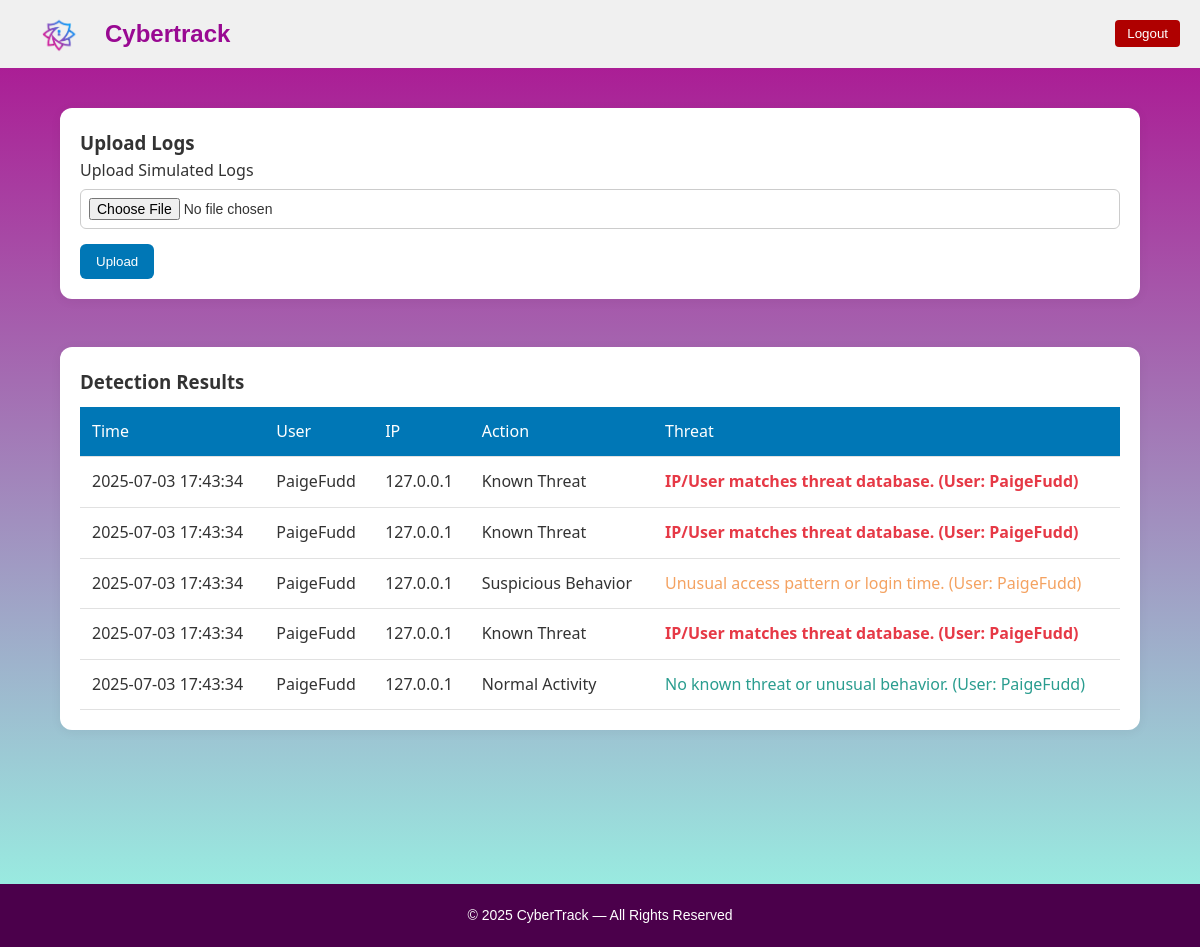
/ (signed in), run on an earlier commit of the app's database.
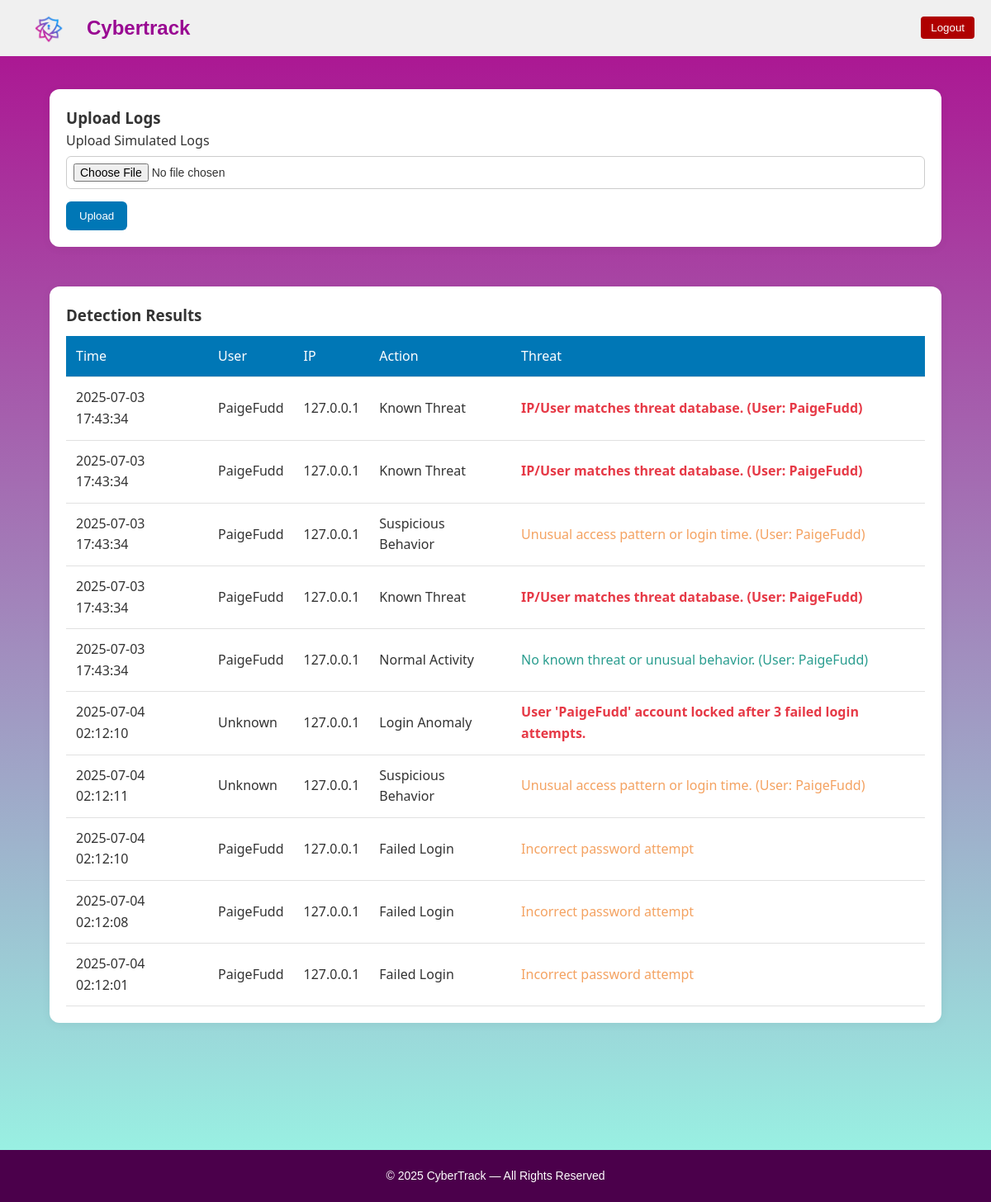
And on a later commit of the database.
### app/models.py (models this page shows, shortened)
class Alert(db.Model):
    id = db.Column(db.Integer, primary_key=True)
    log_id = db.Column(db.Integer, db.ForeignKey('log.id'))
    type = db.Column(db.String(100), nullable=False)
    description = db.Column(db.Text)
    timestamp_detected = db.Column(db.DateTime, default=datetime.utcnow)
    severity = db.Column(db.String(20), default="Medium")
    ip_address = db.Column(db.String(45), nullable=True)

class User(db.Model):
    __tablename__ = "user"
    id = db.Column(db.Integer, primary_key=True)
    username = db.Column(db.String(150), unique=True, nullable=False)
    password = db.Column(db.String(200), nullable=False)
    role = db.Column(db.String(20), default='user')
    created_at = db.Column(db.DateTime, default=datetime.utcnow)
    failed_attempts = db.Column(db.Integer, default=0)

class FailedLoginAttempt(db.Model):
    __tablename__ = 'failed_login_attempt'
    id = db.Column(db.Integer, primary_key=True)
    username = db.Column(db.String(150), nullable=False)
    ip_address = db.Column(db.String(45), nullable=False)
    attempt_hash = db.Column(db.String(64), unique=True, nullable=False)  # SHA-256 hex digest
    timestamp = db.Column(db.DateTime, default=datetime.utcnow)
    __table_args__ = (db.Index('idx_attempt_hash', 'attempt_hash'),)

### app/routes.py (the view)
@log_bp.route('/')
def home():
    if 'user_id' not in session:
        return redirect(url_for('log.login_page'))
    user_id = session['user_id']
    current_user = User.query.get(user_id)
    if not current_user:
        session.clear()
        return redirect(url_for('log.login_page'))
    if current_user.role == 'admin':
        alerts = Alert.query.order_by(Alert.timestamp_detected.desc()).all()
        logs = Log.query.all()
        user_map = {u.id: u.username for u in User.query.all()}
        users = {log.id: user_map.get(log.uploaded_by, 'Unknown') for log in logs}
        return render_template('admin_dashboard.html', alerts=alerts, users=users)
    else:
        user_logs = Log.query.filter_by(uploaded_by=current_user.id).all()
        log_ids = [log.id for log in user_logs]
        user_alerts = Alert.query.filter(Alert.log_id.in_(log_ids)) \
            .order_by(Alert.timestamp_detected.desc()).all()
        login_alerts = Alert.query.filter(
            Alert.log_id == None,
            Alert.description.ilike(f"%{current_user.username}%")
        ).all()
        from app.models import FailedLoginAttempt
        all_user_alerts = user_alerts + login_alerts
        users = {
            alert.log_id: current_user.username for alert in user_alerts if alert.log_id is not None
        }
        for alert in login_alerts:
            users[alert.id] = current_user.username
        failed_logins = FailedLoginAttempt.query.filter_by(username=current_user.username).order_by(
            FailedLoginAttempt.timestamp.desc()).all()
        return render_template('user.html', alerts=all_user_alerts, users=users, failed_logins=failed_logins)

### app/templates/user.html (shortened to what this page needs)
<!DOCTYPE html>
<html lang="en">
<head>
  <link rel="stylesheet" href="{{ url_for('static', filename='user.css') }}">
</head>
<body>
  <header class="header">
    <img src="{{ url_for('static', filename='images/CyberTrack.png') }}" alt="CyberTrack Logo" class="logo" />
    <h1 class="brand-name">Cybertrack</h1>
    <div class="header-right">
      <button class="logout-button">Logout</button>
    </div>
  </header>
  <main class="container">
    <section class="module card-grid">
      <div class="card">
        <h3>Upload Logs</h3>
        <form id="uploadForm" enctype="multipart/form-data">
          <label for="fileInput">Upload Simulated Logs</label>
          <input type="file" name="file" id="fileInput" required />
          <button type="submit">Upload</button>
        </form>
      </div>
      <div class="card wide">
        <div class="card-header">
          <h3>Detection Results</h3>
        </div>
        <table id="detection-table">
          <thead>
            <tr>
              <th>Time</th>
              <th>User</th>
              <th>IP</th>
              <th>Action</th>
              <th>Threat</th>
            </tr>
          </thead>
          <tbody>
            {% if alerts %}
              {% for alert in alerts %}
                <tr>
                  <td>{{ alert.timestamp_detected.strftime('%Y-%m-%d %H:%M:%S') }}</td>
                  <td>{{ users.get(alert.log_id, 'Unknown') }}</td>
                  <td>{{ alert.ip_address or '-' }}</td>
                  <td>{{ alert.type }}</td>
                  <td class="{% if alert.severity == 'High' %}malicious{% elif alert.severity == 'Medium' %}suspicious{% else %}normal{% endif %}">
                    {{ alert.description }}
                  </td>
                </tr>
              {% endfor %}
            {% endif %}
            {% if failed_logins %}
              {% for attempt in failed_logins %}
                <tr>
                  <td>{{ attempt.timestamp.strftime('%Y-%m-%d %H:%M:%S') }}</td>
                  <td>{{ attempt.username }}</td>
                  <td>{{ attempt.ip_address }}</td>
                  <td>Failed Login</td>
                  <td class="suspicious">Incorrect password attempt</td>
                </tr>
              {% endfor %}
            {% endif %}
          </tbody>
        </table>
      </div>
    </section>
  </main>
  <footer>
    <p>&copy; 2025 CyberTrack — All Rights Reserved</p>
  </footer>
</body>
</html>

### app/static/user.css (style rules this page uses)
* { box-sizing: border-box; margin: 0; padding: 0; }
body { font-family: 'Segoe UI', sans-serif; background: linear-gradient(to bottom, #AC0D8F, #98FAE6); color: #333; line-height: 1.6; background-repeat: no-repeat; background-attachment: fixed; display: flex; flex-direction: column; }
header { background: #ffffff; color: white; padding: 20px 0; text-align: center; }
.header { display: flex; align-items: center; padding: 15px 30px; background-color: #f0f0f0; }
.logo { width: 60px; height: auto; margin-right: 15px; }
.brand-name { font-size: 24px; font-weight: bold; color: #990992; font-family: Arial; }
.header-right { margin-left: auto; position: absolute; top: 20px; right: 20px; display: flex; gap: 10px; align-items: center; }
.logout-button, .settings-button, .back-button { margin-left: 10px; padding: 6px 12px; border: none; background-color: #af0000; color: #fff; cursor: pointer; border-radius: 4px; }
.container { padding: 40px 60px; }
.module { margin-bottom: 50px; }
.card-grid { display: flex; flex-wrap: wrap; gap: 24px; }
.card { background: white; border-radius: 12px; box-shadow: 0 2px 12px rgba(0,0,0,0.05); padding: 20px; flex: 1 1 300px; margin-bottom: 24px; }
.card.wide { flex: 1 1 100%; }
.card-header { display: flex; justify-content: space-between; align-items: center; }
.normal { color: #2a9d8f; }
.suspicious { color: #f4a261; }
.malicious { color: #e63946; font-weight: bold; }
input[type="text"], input[type="number"], select, input[type="file"] { width: 100%; padding: 8px; margin-top: 5px; margin-bottom: 15px; border: 1px solid #ccc; border-radius: 6px; font-size: 14px; }
button { background: #0077b6; color: white; padding: 10px 16px; border: none; border-radius: 6px; cursor: pointer; transition: background 0.2s ease; }
table { width: 100%; border-collapse: collapse; margin-top: 10px; }
th, td { padding: 12px; border-bottom: 1px solid #e1e1e1; text-align: left; }
th { background: #0077b6; color: white; font-weight: 500; }
footer { text-align: center; padding: 20px; background: #4b004b; color: #fff; font-size: 14px; margin-top: 40px; font-family: Arial; }

What changed in the data, as far as the page shows it:
added Alert: timestamp_detected "2025-07-04 02:12:10", get "Unknown", ip_address "127.0.0.1", type "Login Anomaly", description "User 'PaigeFudd' account locked after 3 failed login attempts."
added Alert: timestamp_detected "2025-07-04 02:12:11", get "Unknown", ip_address "127.0.0.1", type "Suspicious Behavior", description "Unusual access pattern or login time. (User: PaigeFudd)", severity "Medium" (drawn)
added FailedLoginAttempt: timestamp "2025-07-04 02:12:10", username "PaigeFudd", ip_address "127.0.0.1"
added FailedLoginAttempt: timestamp "2025-07-04 02:12:08", username "PaigeFudd", ip_address "127.0.0.1"
added FailedLoginAttempt: timestamp "2025-07-04 02:12:01", username "PaigeFudd", ip_address "127.0.0.1"
